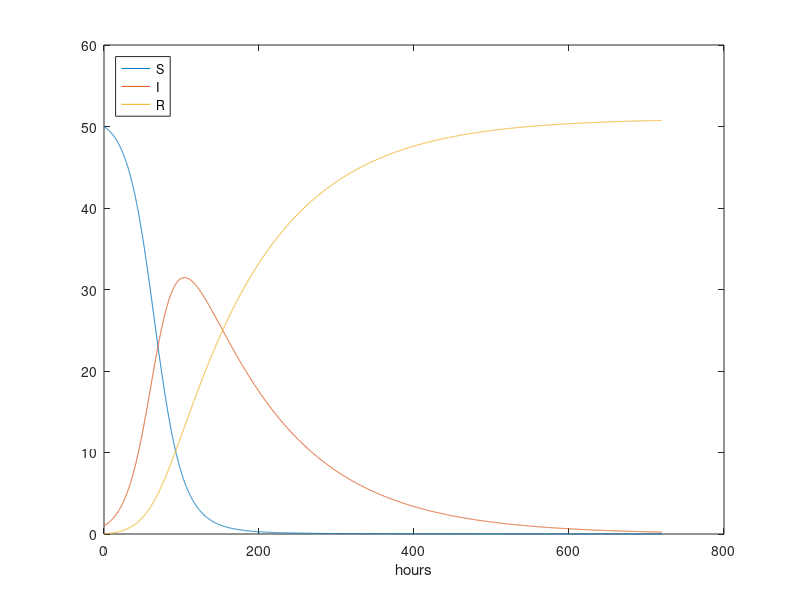
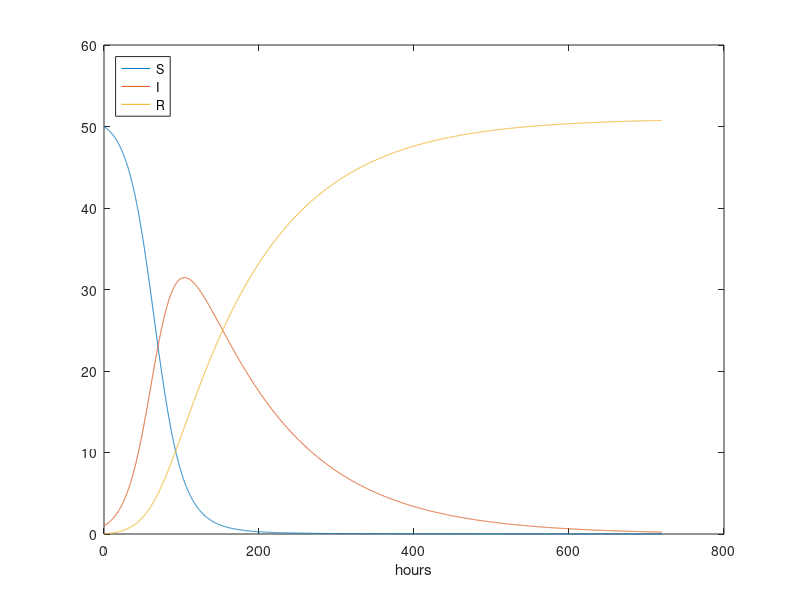

These charts were generated, in order, by the following MATLAB code:
% Time unit: 1 h
beta = 10/(40*8*24);
gamma = 3/(15*24);
dt = 0.1;               % 6 min
D = 30;                 % Simulate for D days
N_t = floor(D*24/dt);   % Corresponding no of hours

t = linspace(0, N_t*dt, N_t+1);
S = zeros(N_t+1, 1);
I = zeros(N_t+1, 1);
R = zeros(N_t+1, 1);

% Initial condition
S(1) = 50;
I(1) = 1;
R(1) = 0;

% Step equations forward in time
for n = 1:N_t
   S(n+1) = S(n) - dt*beta*S(n)*I(n); 
   I(n+1) = I(n) + dt*beta*S(n)*I(n) - dt*gamma*I(n);
   R(n+1) = R(n) + dt*gamma*I(n);
end

plot(t, S, t, I, t, R);
legend('S', 'I', 'R', 'Location','northwest');
xlabel('hours');
print('tmp', '-dpdf');  print('tmp', '-dpng');
